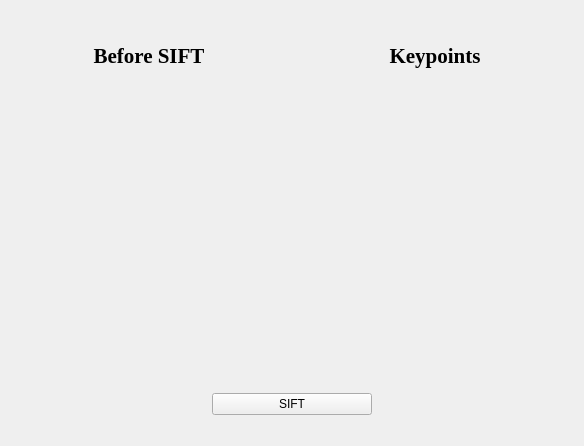
  <widget class="QWidget" name="SIFT">
   <attribute name="title">
    <string>SIFT</string>
   </attribute>
   <layout class="QVBoxLayout" name="verticalLayout_25">
    <item>
     <layout class="QHBoxLayout" name="horizontalLayout_8">
      <item>
       <spacer name="horizontalSpacer_7">
        <property name="orientation">
         <enum>Qt::Horizontal</enum>
        </property>
        <property name="sizeType">
         <enum>QSizePolicy::Fixed</enum>
        </property>
        <property name="sizeHint" stdset="0">
         <size>
          <width>13</width>
          <height>20</height>
         </size>
        </property>
       </spacer>
      </item>
      <item>
       <layout class="QVBoxLayout" name="verticalLayout_6">
        <item>
         <spacer name="verticalSpacer_11">
          <property name="orientation">
           <enum>Qt::Vertical</enum>
          </property>
          <property name="sizeType">
           <enum>QSizePolicy::Fixed</enum>
          </property>
          <property name="sizeHint" stdset="0">
           <size>
            <width>20</width>
            <height>20</height>
           </size>
          </property>
         </spacer>
        </item>
        <item>
         <layout class="QHBoxLayout" name="horizontalLayout_10">
          <item>
           <layout class="QVBoxLayout" name="verticalLayout_7">
            <item>
             <widget class="QLabel" name="label_9">
              <property name="sizePolicy">
               <sizepolicy hsizetype="Preferred" vsizetype="Fixed">
                <horstretch>0</horstretch>
                <verstretch>0</verstretch>
               </sizepolicy>
              </property>
              <property name="minimumSize">
               <size>
                <width>0</width>
                <height>50</height>
               </size>
              </property>
              <property name="maximumSize">
               <size>
                <width>16777215</width>
                <height>50</height>
               </size>
              </property>
              <property name="font">
               <font>
                <family>Georgia</family>
                <pointsize>16</pointsize>
                <bold>true</bold>
               </font>
              </property>
              <property name="text">
               <string>Before SIFT</string>
              </property>
              <property name="alignment">
               <set>Qt::AlignCenter</set>
              </property>
             </widget>
            </item>
            <item>
             <widget class="GraphicsLayoutWidget" name="graphicsLayoutWidget_beforeSIFT" native="true">
              <property name="sizePolicy">
               <sizepolicy hsizetype="Expanding" vsizetype="Expanding">
                <horstretch>0</horstretch>
                <verstretch>0</verstretch>
               </sizepolicy>
              </property>
              <property name="minimumSize">
               <size>
                <width>250</width>
                <height>300</height>
               </size>
              </property>
              <property name="maximumSize">
               <size>
                <width>16777215</width>
                <height>500</height>
               </size>
              </property>
             </widget>
            </item>
           </layout>
          </item>
          <item>
           <spacer name="horizontalSpacer_8">
            <property name="orientation">
             <enum>Qt::Horizontal</enum>
            </property>
            <property name="sizeType">
             <enum>QSizePolicy::Fixed</enum>
            </property>
            <property name="sizeHint" stdset="0">
             <size>
              <width>30</width>
              <height>18</height>
             </size>
            </property>
           </spacer>
          </item>
          <item>
           <layout class="QVBoxLayout" name="verticalLayout_8">
            <item>
             <widget class="QLabel" name="label_10">
              <property name="sizePolicy">
               <sizepolicy hsizetype="Preferred" vsizetype="Fixed">
                <horstretch>0</horstretch>
                <verstretch>0</verstretch>
               </sizepolicy>
              </property>
              <property name="minimumSize">
               <size>
                <width>0</width>
                <height>50</height>
               </size>
              </property>
              <property name="maximumSize">
               <size>
                <width>16777215</width>
                <height>50</height>
               </size>
              </property>
              <property name="font">
               <font>
                <family>Georgia</family>
                <pointsize>16</pointsize>
                <bold>true</bold>
               </font>
              </property>
              <property name="text">
               <string>Keypoints</string>
              </property>
              <property name="alignment">
               <set>Qt::AlignCenter</set>
              </property>
             </widget>
            </item>
            <item>
             <widget class="GraphicsLayoutWidget" name="graphicsLayoutWidget_afterSIFT" native="true">
              <property name="sizePolicy">
               <sizepolicy hsizetype="Expanding" vsizetype="Expanding">
                <horstretch>0</horstretch>
                <verstretch>0</verstretch>
               </sizepolicy>
              </property>
              <property name="minimumSize">
               <size>
                <width>250</width>
                <height>300</height>
               </size>
              </property>
              <property name="maximumSize">
               <size>
                <width>16777215</width>
                <height>500</height>
               </size>
              </property>
             </widget>
            </item>
           </layout>
          </item>
         </layout>
        </item>
        <item>
         <layout class="QHBoxLayout" name="horizontalLayout_22">
          <item>
           <spacer name="horizontalSpacer_5">
            <property name="orientation">
             <enum>Qt::Horizontal</enum>
            </property>
            <property name="sizeHint" stdset="0">
             <size>
              <width>40</width>
              <height>20</height>
             </size>
            </property>
           </spacer>
          </item>
          <item>
           <widget class="QPushButton" name="btn_SIFT">
            <property name="minimumSize">
             <size>
              <width>160</width>
              <height>0</height>
             </size>
            </property>
            <property name="text">
             <string>SIFT</string>
            </property>
           </widget>
          </item>
          <item>
           <spacer name="horizontalSpacer_16">
            <property name="orientation">
             <enum>Qt::Horizontal</enum>
            </property>
            <property name="sizeHint" stdset="0">
             <size>
              <width>40</width>
              <height>20</height>
             </size>
            </property>
           </spacer>
          </item>
         </layout>
        </item>
        <item>
         <layout class="QHBoxLayout" name="horizontalLayout_3"/>
        </item>
        <item>
         <layout class="QHBoxLayout" name="horizontalLayout_11"/>
        </item>
        <item>
         <spacer name="verticalSpacer_13">
          <property name="orientation">
           <enum>Qt::Vertical</enum>
          </property>
          <property name="sizeType">
           <enum>QSizePolicy::Fixed</enum>
          </property>
          <property name="sizeHint" stdset="0">
           <size>
            <width>20</width>
            <height>20</height>
           </size>
          </property>
         </spacer>
        </item>
       </layout>
      </item>
      <item>
       <spacer name="horizontalSpacer_24">
        <property name="orientation">
         <enum>Qt::Horizontal</enum>
        </property>
        <property name="sizeType">
         <enum>QSizePolicy::Fixed</enum>
        </property>
        <property name="sizeHint" stdset="0">
         <size>
          <width>13</width>
          <height>20</height>
         </size>
        </property>
       </spacer>
      </item>
     </layout>
    </item>
   </layout>
  </widget>
